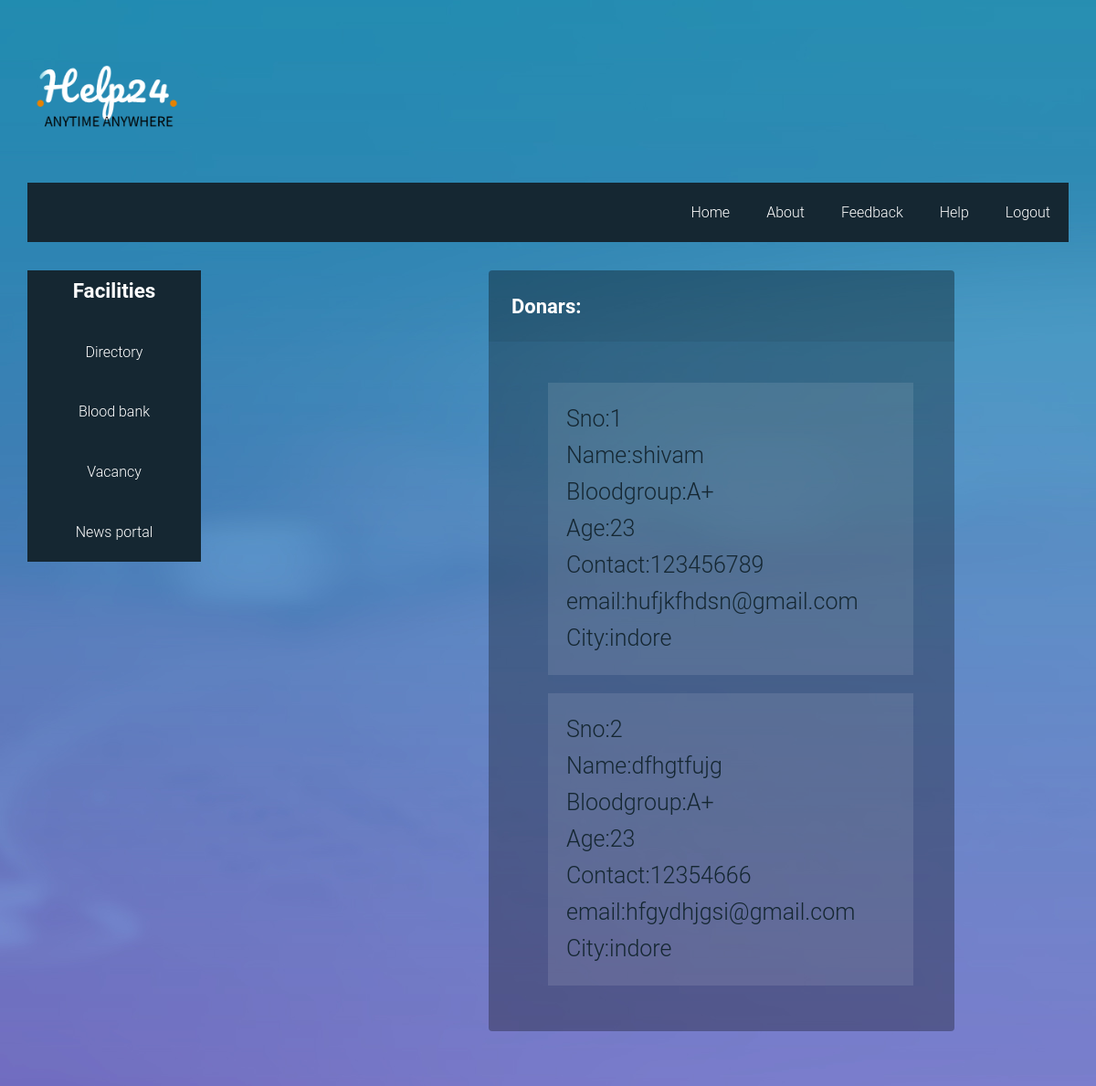
The page /blood_group/donorsearch/?bg=aplus (signed in) on the database its author committed.
### blood_group/models.py (models this page shows, shortened)
class Blood(models.Model):
	Name = models.CharField(max_length=20)
	Bloodgroup_choice=(
		('A+','A-Positive'),
		('B+','B-Positive'),
		('AB+','AB-Positive'),
		('A-','A-Negative'),
		('B-','B-Negative'),
		('O+','O-Positive'),
		('O-','O-Negative'),
		('AB-','AB-Negative'),
		)
	bloodgrouptype = models.CharField(max_length=15, choices=Bloodgroup_choice)
	Age = models.IntegerField()
	Contact = models.IntegerField()
	Email = models.EmailField(max_length=50)
	city = models.CharField(max_length=20)

### blood_group/views.py (the view)
# urls.py: path('donorsearch/',views.donorsearch,name="donorsearch"),
def donorsearch (request):
    if('loginstatus' not in request.session):
        return redirect('../../relogin/')
    else:
        try:
            tmp_bg = request.GET.get('bg', None)
        except NameError:
            pass
        else:
            pass
        if(tmp_bg==None):
            return render(request, 'donorsearch.html')
        else:
            data = {"bg":tmp_bg}
            switcher = {
                "aplus": "A+",
                "aminus": "A-",
                "bplus": "B+",
                "bminus": "B-",
                "abplus": "AB+",
                "abminus": "AB-",
                "oplus": "O+",
                "ominus": "O-",
            }
            tmp_bg = switcher.get(tmp_bg, "none")
            data=Blood.objects.filter(city__iexact=request.session['mycity'])
            b=data.filter(bloodgrouptype=tmp_bg)
            return render(request, 'donarinfo.html',{"b":b})

### blood_group/templates/donarinfo.html (shortened to what this page needs)
<!DOCTYPE html>
<html lang="en-US">
   <head>
      {% load static %}
      <link rel="stylesheet" href="{% static 'css/components.css'%}">
      <link rel="stylesheet" href="{% static 'css/icons.css'%}">
      <link rel="stylesheet" href="{% static 'css/responsee.css'%}">
      <link rel="stylesheet" href="{% static 'css/template-style.css'%}">
        <link rel="stylesheet" href="{% static 'font-awesome/css/font-awesome.min.css'%}">
        <link rel="stylesheet" href="{% static 'css/form-elements.css'%}">
        <link rel="stylesheet" href="{% static 'css/style.css'%}">
        <link rel="stylesheet" href="{% static 'css/soni_ji_ke_buttons.css'%}">
   </head>
   <body class="size-1520" background="{% static 'images/1.jpg'%}">
            <div class="box" style="background: transparent";>
               <div class="s-12 l-2" >
                  <img class="full-img logo" src="{% static 'images/help24logo.png'%}">
               </div>
         <div class="line">
            <nav>
               <div class="top-nav">
                  <ul class="right">
                     <li><a href="{%url 'home'%}">Home</a></li>
                     <li>
                        <a href="{%url 'About'%}">About</a>
                     </li>
                     <li>
                        <a href="{%url 'feedback'%}">Feedback</a>
                     </li>
                     <li>
                        <a href="{%url 'help'%}">Help</a>
                     </li>
                     <li>
                        <a href="{%url 'log'%}">Logout</a>
                     </li>
                  </ul>
               </div>
            </nav>
         </div>
      <div class="line" >
         <div class="box margin-bottom" style="background: transparent";>
            <div class="margin2x">
               <aside class="s-12 m-4 l-3 xl-2" style="background-color: #152732">
                  <h4 class="margin-bottom" style="background-color: #152732"><b><font color="White">Facilities</b></h4>
                  <div class="aside-nav minimize-on-small" style="background-color: #152732">
                     <ul style="background-color: #152732">
                        <li>
                           <a href="{%url 'directory'%}"><font color="White">Directory</font></a>
                        </li>
                        <li>
                           <a href="{%url 'bloodbank'%}"><font color="White">Blood bank</font></a>
                        </li>
                        <li>
                           <a href="{%url 'job'%}"><font color="White">Vacancy</font></a>
                        </li>
                        <li>
                           <a href="{%url 'newsuser'%}"><font color="White">News portal</font></a>
                        </li>
                     </ul>
                  </div>
               </aside>
                          <div class="form-box" style="width: 510px; margin-left:505px; margin-top: 10px;">
                                <div class="form-top">
                                    <div class="form-top-left">
                                        <h3><b>Donars:</b></h3>
                                    </div>
                                </div>
                                <div  class="form-bottom">
                                    <form role="form" action="" method="post" class="login-form">
                                       <ul>
                                        {% for dd in b %}
                                        <li style="font-size: 25px; color: #152732;" class="d_list">
                                          Sno:{{ forloop.counter }}
                                          <br/>
                                          Name:{{ dd.Name }}
                                          <br/>
                                       Bloodgroup:{{ dd.bloodgrouptype }}
                                       <br/>
                                       Age:{{ dd.Age }}
                                       Contact:{{ dd.Contact }}
                                       email:{{ dd.Email }}
                                       City:{{ dd.city }}
                                    </li>
                                    {% endfor %}
                                      </ul>
                                    </form>
                                  </div>
                                </div>
                           </body>
      </html>

### static/css/template-style.css (style rules this page uses)
img.logo { max-width: 170px; }

### static/css/style.css (style rules this page uses)
body { font-family: 'Roboto', sans-serif; font-size: 16px; font-weight: 300; color: #888; line-height: 30px; text-align: center; }
a, a:hover, a:focus { color: #19b9e7; text-decoration: none; -o-transition: all .3s; -moz-transition: all .3s; -webkit-transition: all .3s; -ms-transition: all .3s; transition: all .3s; }
h3 { font-size: 22px; font-weight: 300; color: #555; line-height: 30px; }
img { max-width: 100%; }
.form-box { margin-top: 70px; }
.form-top { overflow: hidden; padding: 0 25px 15px 25px; background: #444; background: rgba(0, 0, 0, 0.35); -moz-border-radius: 4px 4px 0 0; -webkit-border-radius: 4px 4px 0 0; border-radius: 4px 4px 0 0; text-align: left; }
.form-top-left { float: left; width: 75%; padding-top: 25px; }
.form-top-left h3 { margin-top: 0; color: #fff; }
.form-bottom { padding: 25px 25px 30px 25px; background: #444; background: rgba(0, 0, 0, 0.3); -moz-border-radius: 0 0 4px 4px; -webkit-border-radius: 0 0 4px 4px; border-radius: 0 0 4px 4px; text-align: left; }

### rows shown on the page
Blood: Name "shivam", bloodgrouptype "A+", Age "23", Contact "123456789", Email "hufjkfhdsn@gmail.com", city "indore"
Blood: Name "dfhgtfujg", bloodgrouptype "A+", Age "23", Contact "12354666", Email "hfgydhjgsi@gmail.com", city "indore"
